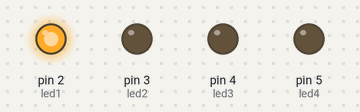
The sketch below on a simulated Arduino Uno, built with avr-gcc and run on an emulated ATmega328P. On the bench: output pins drawn as LEDs (lit = HIGH).

Above: at 0.5 s.
At 2.5 s:
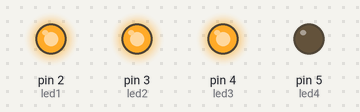
At 3.5 s:
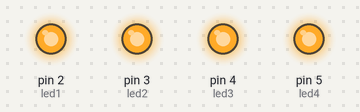
At 4.5 s:
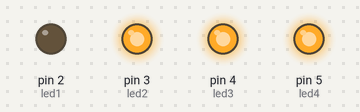
At 6.5 s:
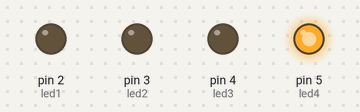
At 9.5 s:
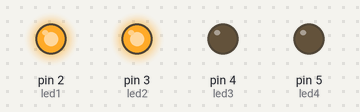
Timing chart, 0 to 10.4 s (numbered marks = the images above):
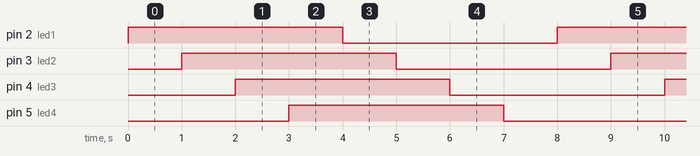

The sketch:

_blink2.ino
```cpp
const int led1 =  2;
const int led2 =  3;
const int led3 =  4;
const int led4 =  5;

void setup()
{
  pinMode(led1, OUTPUT);
  pinMode(led2, OUTPUT);
  pinMode(led3, OUTPUT);
  pinMode(led4, OUTPUT);
}

void loop()
{

  digitalWrite(led1, HIGH); delay(1000);
  digitalWrite(led2, HIGH); delay(1000);
  digitalWrite(led3, HIGH); delay(1000);
  digitalWrite(led4, HIGH); delay(1000);

  digitalWrite(led1, LOW); delay(1000);
  digitalWrite(led2, LOW); delay(1000);
  digitalWrite(led3, LOW); delay(1000);
  digitalWrite(led4, LOW); delay(1000);
}
```

Measured:
- by itself, pin 2 (led1), pin 3 (led2), pin 4 (led3), pin 5 (led4): alternates HIGH for 4.0 s and LOW for 4.0 s
- by itself, everything shown: repeats every 8.0 s, in 8 steps
